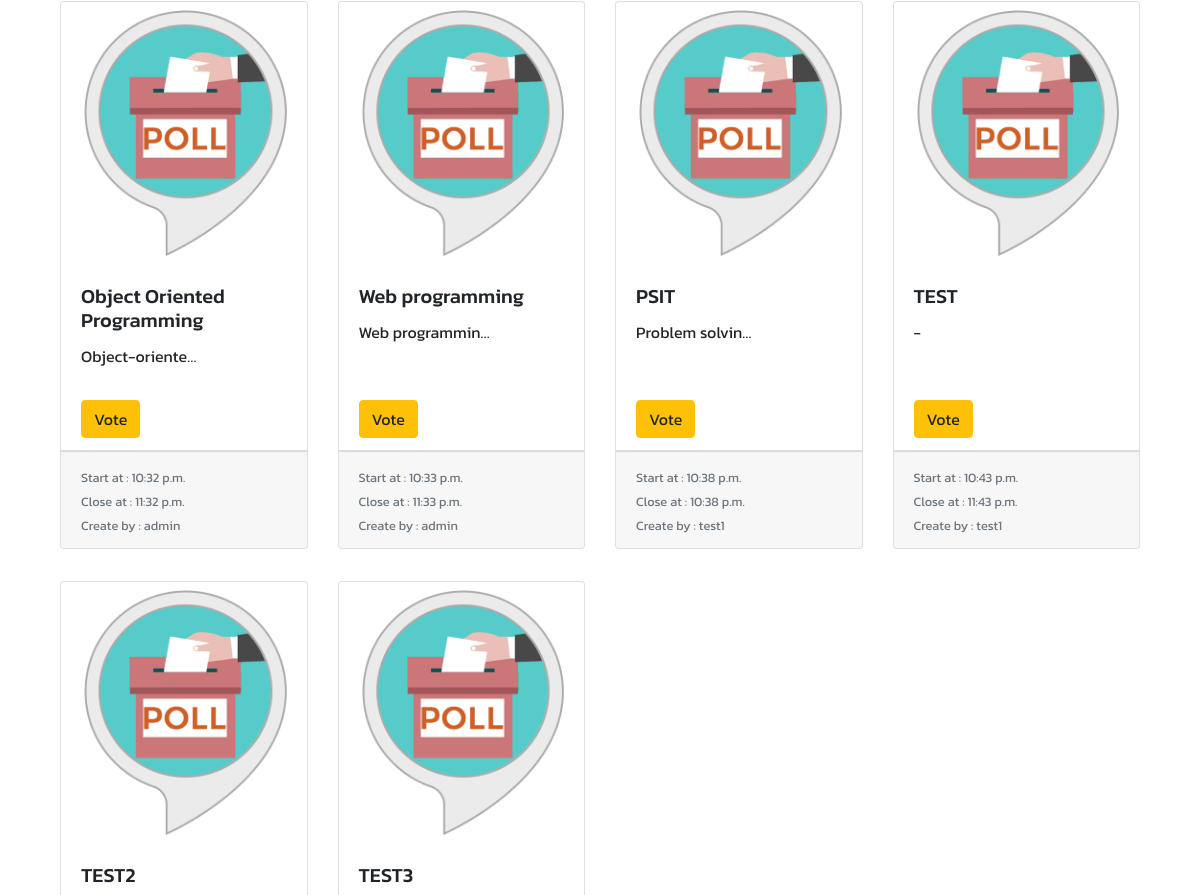
Before: / (middle part) with the older database file.
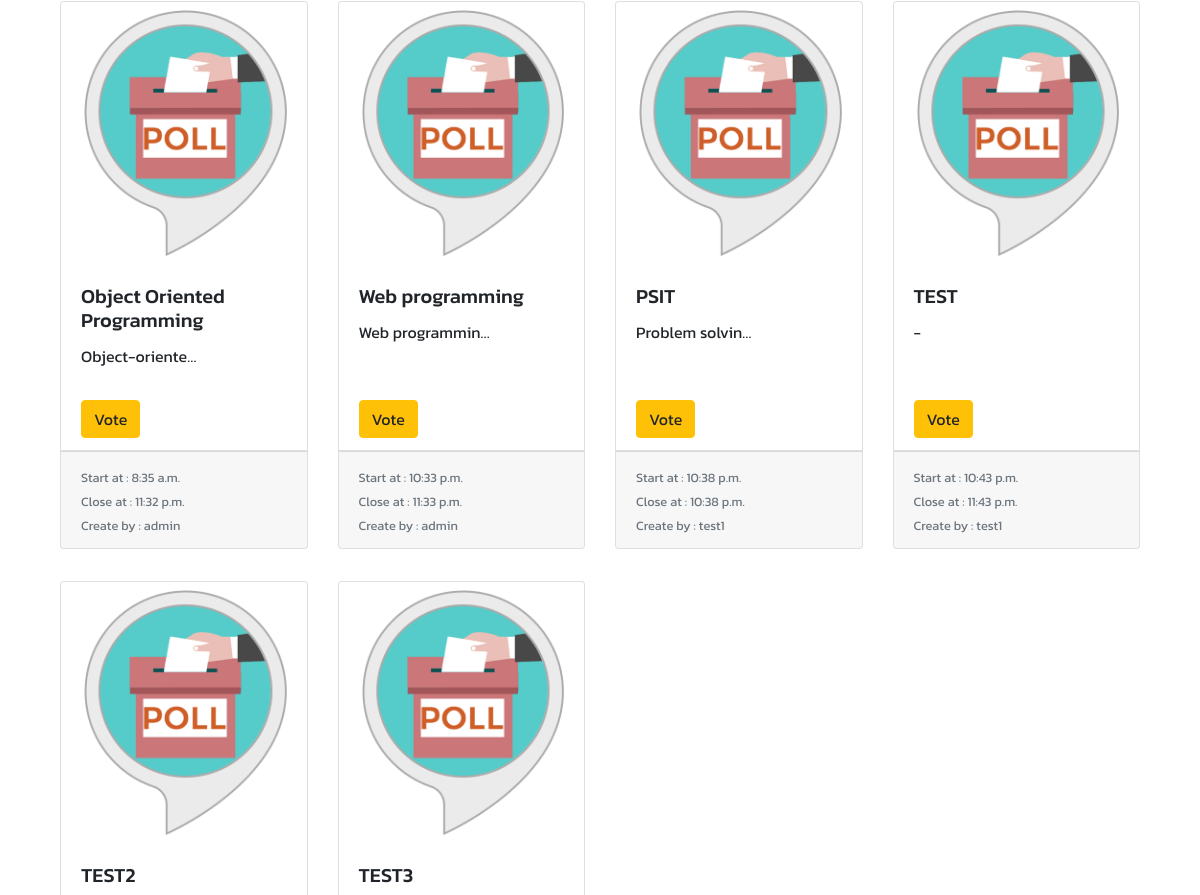
After: the same page with the newer database file.
### polls/models.py (models this page shows, shortened)
class Poll(models.Model):
    subject = models.CharField(max_length=255, null=False)
    detail = models.TextField()
    picture = models.ImageField(default='default.png')
    start_date = models.TimeField(auto_now=True)
    end_date = models.TimeField()
    password = models.CharField(max_length=255, blank=True, default='')
    create_by = models.ForeignKey(User, on_delete=models.CASCADE)
    create_date = models.TimeField(auto_now=True)

### polls/views.py (the view)
# urls.py: path('', views.index_view, name='index'), # index page
def index_view(request):
    polls_avaliable = Poll.objects.filter(end_date__gt=datetime.datetime.now())
    polls_closed = Poll.objects.filter(end_date__lte=datetime.datetime.now())
    context = {
        'polls_avaliable' : polls_avaliable,
        'polls_closed' : polls_closed
    }
    return render(request, 'index.html', context)

### polls/templates/index.html (shortened to what this page needs)
{% extends 'base_layout.html' %}
{% load static %}
{% block content %}
        <div class="container">
            <div class="row">
                {% for poll in polls_avaliable %}
                    <div class="col-md-3 my-3">
                        <div class="card h-100 w-100">
                            <img class="py-2 card-img-top" src="{{ poll.picture.url }}" alt="Card image cap">
                            <div class="card-body">
                                <h5 class="card-title">{{ poll.subject }}</h5>
                                <p class="card-text">
                                    {{ poll.detail|truncatechars:15 }}
                                </p>
                            </div>
                            <ul class="list-group list-group-flush">
                                <li class="list-group-item"><a href="{% url 'vote' poll.id %}" class='btn btn-warning'>Vote</a></li>
                            </ul>
                            <div class="card-footer">
                                <small class="text-muted">
                                    Start at : {{ poll.start_date }} <br>
                                    Close at : {{ poll.end_date }} <br>
                                    Create by : {{ poll.create_by }}
                                </small>
                            </div>
                        </div>
                    </div>
                {% endfor %}
            </div>
        </div>
{% endblock %}

### templates/base_layout.html (shortened to what this page needs)
{% load static %}
<!DOCTYPE html>
<html lang="en">
<head>
    <link rel="stylesheet" href="{% static 'css/bootstrap.css' %}">
    <link rel="stylesheet" href="{% static 'css/bootstrap.min.css' %}">
</head>
<body>
    <div class="container my-5">
        {% block content %}
        {% endblock %}
    </div>
</body>
</html>

### templates/base_layout.html (style rules this page uses)
* { font-family: 'Kanit'; }

Changed rows visible on the page:
changed Poll "Object Oriented Programming": start_date "10:32 p.m." → "8:35 a.m."
